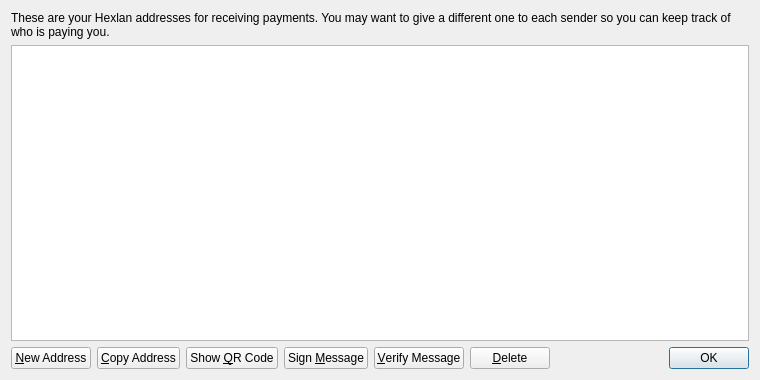
<?xml version="1.0" encoding="UTF-8"?>
<ui version="4.0">
 <class>AddressBookPage</class>
 <widget class="QWidget" name="AddressBookPage">
  <property name="geometry">
   <rect>
    <x>0</x>
    <y>0</y>
    <width>760</width>
    <height>380</height>
   </rect>
  </property>
  <property name="windowTitle">
   <string>Address Book</string>
  </property>
  <layout class="QVBoxLayout" name="verticalLayout">
   <item>
    <widget class="QLabel" name="labelExplanation">
     <property name="text">
      <string>These are your Hexlan addresses for receiving payments. You may want to give a different one to each sender so you can keep track of who is paying you.</string>
     </property>
     <property name="textFormat">
      <enum>Qt::PlainText</enum>
     </property>
     <property name="wordWrap">
      <bool>true</bool>
     </property>
    </widget>
   </item>
   <item>
    <widget class="QTableView" name="tableView">
     <property name="contextMenuPolicy">
      <enum>Qt::CustomContextMenu</enum>
     </property>
     <property name="toolTip">
      <string>Double-click to edit address or label</string>
     </property>
     <property name="tabKeyNavigation">
      <bool>false</bool>
     </property>
     <property name="selectionMode">
      <enum>QAbstractItemView::SingleSelection</enum>
     </property>
     <property name="selectionBehavior">
      <enum>QAbstractItemView::SelectRows</enum>
     </property>
     <property name="sortingEnabled">
      <bool>true</bool>
     </property>
     <attribute name="verticalHeaderVisible">
      <bool>false</bool>
     </attribute>
    </widget>
   </item>
   <item>
    <layout class="QHBoxLayout" name="horizontalLayout">
     <item>
      <widget class="QPushButton" name="newAddressButton">
       <property name="toolTip">
        <string>Create a new address</string>
       </property>
       <property name="text">
        <string>&amp;New Address</string>
       </property>
      </widget>
     </item>
     <item>
      <widget class="QPushButton" name="copyToClipboard">
       <property name="toolTip">
        <string>Copy the currently selected address to the system clipboard</string>
       </property>
       <property name="text">
        <string>&amp;Copy Address</string>
       </property>
      </widget>
     </item>
     <item>
      <widget class="QPushButton" name="showQRCode">
       <property name="text">
        <string>Show &amp;QR Code</string>
       </property>
      </widget>
     </item>
     <item>
      <widget class="QPushButton" name="signMessage">
       <property name="toolTip">
        <string>Sign a message to prove you own a Hexlan address</string>
       </property>
       <property name="text">
        <string>Sign &amp;Message</string>
       </property>
      </widget>
     </item>
     <item>
      <widget class="QPushButton" name="verifyMessage">
       <property name="toolTip">
        <string>Verify a message to ensure it was signed with a specified Hexlan address</string>
       </property>
       <property name="text">
        <string>&amp;Verify Message</string>
       </property>
      </widget>
     </item>
     <item>
      <widget class="QPushButton" name="deleteButton">
       <property name="toolTip">
        <string>Delete the currently selected address from the list</string>
       </property>
       <property name="text">
        <string>&amp;Delete</string>
       </property>
      </widget>
     </item>
     <item>
      <spacer name="horizontalSpacer">
       <property name="orientation">
        <enum>Qt::Horizontal</enum>
       </property>
       <property name="sizeHint" stdset="0">
        <size>
         <width>40</width>
         <height>20</height>
        </size>
       </property>
      </spacer>
     </item>
     <item>
      <widget class="QDialogButtonBox" name="buttonBox">
       <property name="sizePolicy">
        <sizepolicy hsizetype="Maximum" vsizetype="Fixed">
         <horstretch>0</horstretch>
         <verstretch>0</verstretch>
        </sizepolicy>
       </property>
       <property name="standardButtons">
        <set>QDialogButtonBox::Ok</set>
       </property>
      </widget>
     </item>
    </layout>
   </item>
  </layout>
 </widget>
 <resources>
  <include location="../bitcoin.qrc"/>
 </resources>
 <connections/>
</ui>
